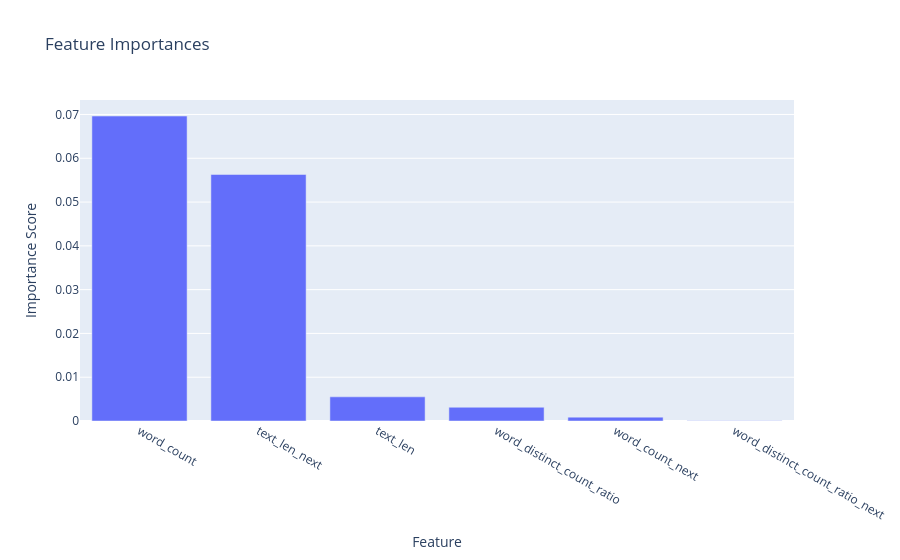

The code cell stored with this chart in its notebook:
### Markdown cell above
#### Feature-Importance

### Code cell
# Feature-Namen aus Preprocessor selektieren
num_features = pipeline.named_steps['preprocessor'].transformers_[0][2][:6]

# Out-of-bag Feature-Importance 
importances = pipeline.named_steps['model'].feature_importances_[:6]

importance_df = pd.DataFrame({
    'Feature': list(num_features),
    'Importance': importances
})

importance_df = importance_df.sort_values(by='Importance', ascending=False)

# Feature-Importance mit plotly visualisieren
fig = px.bar(
    importance_df, 
    x='Feature', 
    y='Importance', 
    title='Feature Importances',
    labels={'Importance': 'Importance Score', 'Feature': 'Feature'}
)

fig.show()

### Figure 1 — Plotly figure (JSON) as saved in the notebook; plotly's stock layout.template omitted (floating-point values rounded to 4 significant figures)
{"data": [{"hovertemplate": "Feature=%{x}<br>Importance Score=%{y}<extra></extra>", "legendgroup": "", "marker": {"color": "#636efa", "pattern": {"shape": ""}}, "name": "", "orientation": "v", "showlegend": false, "textposition": "auto", "type": "bar", "x": ["word_count", "text_len_next", "text_len", "word_distinct_count_ratio", "word_count_next", "word_distinct_count_ratio_next"], "xaxis": "x", "y": [0.06964, 0.0563, 0.00552, 0.003139, 0.000884, 4.113e-05], "yaxis": "y"}], "layout": {"barmode": "relative", "legend": {"tracegroupgap": 0}, "title": {"text": "Feature Importances"}, "xaxis": {"anchor": "y", "domain": [0, 1], "title": {"text": "Feature"}}, "yaxis": {"anchor": "x", "domain": [0, 1], "title": {"text": "Importance Score"}}}}
